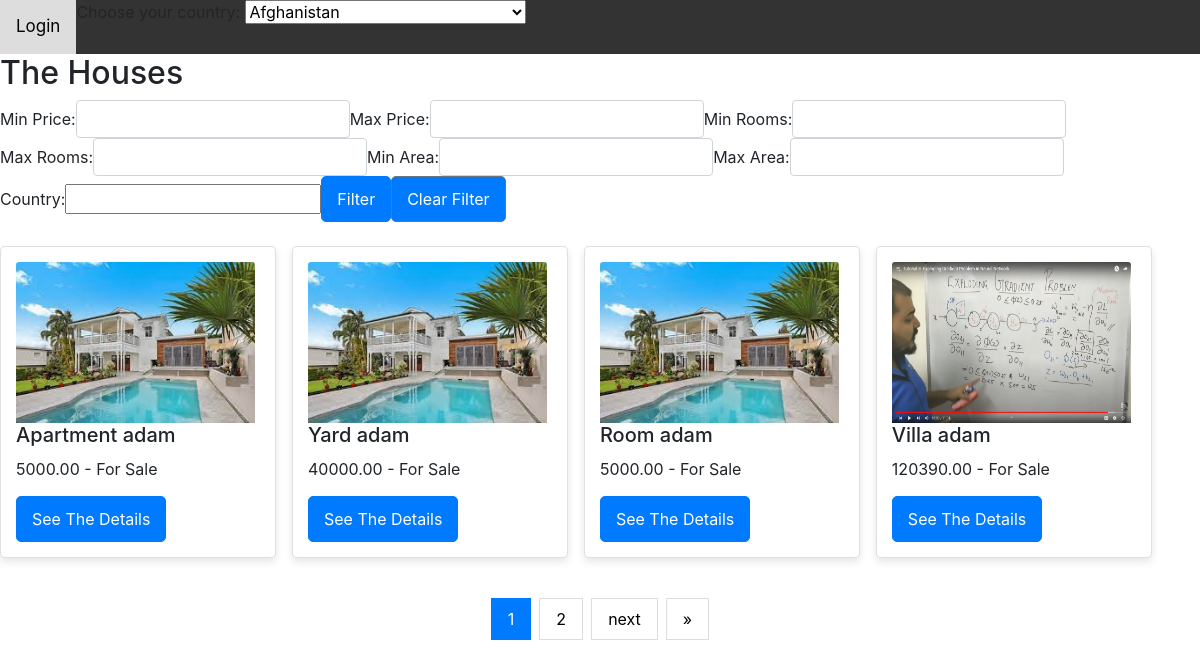
The page / on the database its author committed.
### myapp/models.py (models this page shows, shortened)
class House(models.Model):
    owner = models.ForeignKey(User, on_delete=models.CASCADE)
    country=models.CharField(default='Afghanistan', max_length=255, choices=[ ('AF', 'Afghanistan'),
        ('AL', 'Albania'),
        ('DZ', 'Algeria'),
        ('AS', 'American Samoa'),
        ('AD', 'Andorra'),
        ('AO', 'Angola'),
        ('AI', 'Anguilla'),
        ('AG', 'Antigua and Barbuda'),
        ('AR', 'Argentina'),
        ('AM', 'Armenia'),
        ('AW', 'Aruba'),
        ('AU', 'Australia'),
        ('AT', 'Austria'),
        ('AZ', 'Azerbaijan'),
        ('BS', 'Bahamas'),
        ('BH', 'Bahrain'),
        ('BD', 'Bangladesh'),
        ('BB', 'Barbados'),
        ('BY', 'Belarus'),
        ('BE', 'Belgium'),
        ('BZ', 'Belize'),
        ('BJ', 'Benin'),
        ('BM', 'Bermuda'),
        ('BT', 'Bhutan'),
        ('BO', 'Bolivia'),
        ('BA', 'Bosnia and Herzegovina'),
        ('BW', 'Botswana'),
        ('BR', 'Brazil'),
        ('BN', 'Brunei Darussalam'),
        ('BG', 'Bulgaria'),
        ('BF', 'Burkina Faso'),
        ('BI', 'Burundi'),
        ('KH', 'Cambodia'),
        ('CM', 'Cameroon'),
        ('CA', 'Canada'),
        ('CV', 'Cape Verde'),
        ('KY', 'Cayman Islands'),
        ('CF', 'Central African Republic'),
        ('TD', 'Chad'),
        ('CL', 'Chile'),
        ('CN', 'China'),
        ('CO', 'Colombia'),
        ('KM', 'Comoros'),
        ('CG', 'Congo'),
        ('CD', 'Congo, Democratic Republic'),
        ('CR', 'Costa Rica'),
        ('CI', "Cote d'Ivoire"),
        ('HR', 'Croatia'),
        ('CU', 'Cuba'),
        ('CY', 'Cyprus'),
        ('CZ', 'Czech Republic'),
        ('DK', 'Denmark'),
        ('DJ', 'Djibouti'),
        ('DM', 'Dominica'),
        ('DO', 'Dominican Republic'),
        ('EC', 'Ecuador'),
        ('EG', 'Egypt'),
        ('SV', 'El Salvador'),
        ('GQ', 'Equatorial Guinea'),
        ('ER', 'Eritrea'),
        ('EE', 'Estonia'),
        ('ET', 'Ethiopia'),
        ('FJ', 'Fiji'),
        ('FI', 'Finland'),
        ('FR', 'France'),
        ('GA', 'Gabon'),
        ('GM', 'Gambia'),
        ('GE', 'Georgia'),
        ('DE', 'Germany'),
        ('GH', 'Ghana'),
        ('GR', 'Greece'),
        ('GD', 'Grenada'),
        ('GU', 'Guam'),
        ('GT', 'Guatemala'),
        ('GN', 'Guinea'),
        ('GW', 'Guinea-Bissau'),
        ('GY', 'Guyana'),
        ('HT', 'Haiti'),
        ('HN', 'Honduras'),
        ('HU', 'Hungary'),
        ('IS', 'Iceland'),
        ('IN', 'India'),
        ('ID', 'Indonesia'),
        ('IR', 'Iran'),
        ('IQ', 'Iraq'),
        ('IE', 'Ireland'),
        ('IL', 'Israel'),
        ('IT', 'Italy'),
        ('JM', 'Jamaica'),
        ('JP', 'Japan'),
        ('JO', 'Jordan'),
        ('KZ', 'Kazakhstan'),
        ('KE', 'Kenya'),
        ('KI', 'Kiribati'),
        ('KW', 'Kuwait'),
        ('KG', 'Kyrgyzstan'),
        ('LA', 'Lao People\'s Democratic Republic'),
        ('LV', 'Latvia'),
        ('LB', 'Lebanon'),
        ('LS', 'Lesotho'),
        ('LR', 'Liberia'),
        ('LY', 'Libya'),
        ('LI', 'Liechtenstein'),
        ('LT', 'Lithuania'),
        ('LU', 'Luxembourg'),
        ('MG', 'Madagascar'),
        ('MW', 'Malawi'),
        ('MY', 'Malaysia'),
        ('MV', 'Maldives'),
        ('ML', 'Mali'),
        ('MT', 'Malta'),
        ('MH', 'Marshall Islands'),
        ('MR', 'Mauritania'),
        ('MU', 'Mauritius'),
        ('MX', 'Mexico'),
        ('FM', 'Micronesia'),
        ('MD', 'Moldova'),
        ('MC', 'Monaco'),
        ('MN', 'Mongolia'),
        ('ME', 'Montenegro'),
        ('MA', 'Morocco'),
        ('MZ', 'Mozambique'),
        ('MM', 'Myanmar'),
        ('NA', 'Namibia'),
        ('NR', 'Nauru'),
        ('NP', 'Nepal'),
        ('NL', 'Netherlands'),
        ('NZ', 'New Zealand'),
        ('NI', 'Nicaragua'),
        ('NE', 'Niger'),
        ('NG', 'Nigeria'),
        ('KP', 'North Korea'),
        ('MK', 'North Macedonia'),
        ('NO', 'Norway'),
        ('OM', 'Oman'),
        ('PK', 'Pakistan'),
        ('PW', 'Palau'),
        ('PS', 'Palestine'),
        ('PA', 'Panama'),
        ('PG', 'Papua New Guinea'),
        ('PY', 'Paraguay'),
        ('PE', 'Peru'),
        ('PH', 'Philippines'),
        ('PL', 'Poland'),
        ('PT', 'Portugal'),
        ('PR', 'Puerto Rico'),
        ('QA', 'Qatar'),
        ('RO', 'Romania'),
        ('RU', 'Russia'),
        ('RW', 'Rwanda'),
        ('KN', 'Saint Kitts and Nevis'),
        ('LC', 'Saint Lucia'),
        ('VC', 'Saint Vincent and the Grenadines'),
        ('WS', 'Samoa'),
        ('SM', 'San Marino'),
        ('ST', 'Sao Tome and Principe'),
        ('SA', 'Saudi Arabia'),
        ('SN', 'Senegal'),
        ('RS', 'Serbia'),
        ('SC', 'Seychelles'),
        ('SL', 'Sierra Leone'),
        ('SG', 'Singapore'),
        ('SK', 'Slovakia'),
        ('SI', 'Slovenia'),
        ('SB', 'Solomon Islands'),
        ('SO', 'Somalia'),
        ('ZA', 'South Africa'),
        ('KR', 'South Korea'),
        ('SS', 'South Sudan'),
        ('ES', 'Spain'),
        ('LK', 'Sri Lanka'),
        ('SD', 'Sudan'),
        ('SR', 'Suriname'),
        ('SZ', 'Swaziland'),
        ('SE', 'Sweden'),
        ('CH', 'Switzerland'),
        ('SY', 'Syria'),
        ('TW', 'Taiwan'),
        ('TJ', 'Tajikistan'),
        ('TZ', 'Tanzania'),
        ('TH', 'Thailand'),
        ('TL', 'Timor-Leste'),
        ('TG', 'Togo'),
        ('TO', 'Tonga'),
        ('TT', 'Trinidad and Tobago'),
        ('TN', 'Tunisia'),
        ('TR', 'Turkey'),
        ('TM', 'Turkmenistan'),
        ('TV', 'Tuvalu'),
        ('UG', 'Uganda'),
        ('UA', 'Ukraine'),
        ('AE', 'United Arab Emirates'),
        ('GB', 'United Kingdom'),
        ('US', 'United States'),
        ('UY', 'Uruguay'),
        ('UZ', 'Uzbekistan'),
        ('VU', 'Vanuatu'),
        ('VA', 'Vatican City'),
        ('VE', 'Venezuela'),
        ('VN', 'Vietnam'),
        ('YE', 'Yemen'),
        ('ZM', 'Zambia'),
        ('ZW', 'Zimbabwe'),])
    title = models.CharField(max_length=255)
    description = models.TextField()
    address = models.CharField(max_length=255)
    price = models.DecimalField(max_digits=10, decimal_places=2)
    status = models.CharField(max_length=50, choices=[
        ('for_sale', 'For Sale'),
        ('for_rent', 'For Rent'),
        ('sold', 'Sold')
    ],default='for_rent')
    date_posted = models.DateTimeField(auto_now_add=True)
    area = models.FloatField(null=True)
    rooms_count = models.IntegerField(null=True)
    bathrooms_count = models.IntegerField(null=True)
    bedrooms_count = models.IntegerField(null=True)
    year_built = models.IntegerField(null=True)
    property_type = models.CharField(max_length=50, choices=[
        ('apartment', 'Apartment'),
        ('house', 'House'),
        ('villa', 'Villa'),
        ('commercial', 'Commercial')
    ],default='apartment')
    parking_spaces = models.IntegerField(null=True, blank=True)
    furnishing_status = models.CharField(max_length=50, choices=[
        ('furnished', 'Furnished'),
        ('unfurnished', 'Unfurnished'),
        ('semi_furnished', 'Semi-Furnished')
    ],default='furnished')
    balcony = models.BooleanField(default=False,null=True)
    garden = models.BooleanField(default=False,null=True)
    pool = models.BooleanField(default=False,null=True)
    heating_type = models.CharField(max_length=50, choices=[
        ('central', 'Central Heating'),
        ('electric', 'Electric Heating'),
        ('none', 'No Heating')
    ],default='central')
    cooling_type = models.CharField(max_length=50, choices=[
        ('central', 'Central Air'),
        ('window', 'Window Units'),
        ('none', 'No Cooling')
    ],default='central')
    pet_policy = models.CharField(max_length=50, choices=[
        ('allowed', 'Pets Allowed'),
        ('not_allowed', 'No Pets Allowed')
    ],default='allowed')
    is_for_sale=models.BooleanField(default=True)
    floors=models.IntegerField(null=True, blank=True)
    security_features = models.CharField(max_length=255, null=True, blank=True)
    nearby_amenities = models.CharField(max_length=255, null=True, blank=True)
    contact_phone = models.CharField(max_length=15,null=True)
    contact_email = models.EmailField(null=True)
    published = models.BooleanField(default=False)
    default_pic = models.ImageField(upload_to='property_images/', default='property_images/defhouse.jpg')
    pics = models.ImageField('HouseImage',  null=True)
    def get_image_url(self):
        if self.pics:
            return self.pics.url
        return 'property_images/default.jpg'  # or a default image path

### myapp/views.py (the view)
# urls.py: path('', house_list, name='home'),
def house_list(request):
    house_list = House.objects.all()
    filter_form = HouseFilterForm(request.GET)
    if filter_form.is_valid():
        min_price = filter_form.cleaned_data.get('min_price')
        max_price = filter_form.cleaned_data.get('max_price')
        property_type = filter_form.cleaned_data.get('property_type')
        status = filter_form.cleaned_data.get('status')
        min_rooms = filter_form.cleaned_data.get('min_rooms')
        max_rooms = filter_form.cleaned_data.get('max_rooms')
        min_area = filter_form.cleaned_data.get('min_area')
        max_area = filter_form.cleaned_data.get('max_area')
        country=filter_form.cleaned_data.get('country')
        if min_price:
            house_list = house_list.filter(price__gte=min_price)
        if max_price:
            house_list = house_list.filter(price__lte=max_price)
        if property_type:
            house_list = house_list.filter(property_type=property_type)
        if status:
            house_list = house_list.filter(status=status)
        if country:
            house_list = house_list.filter(country=country)
        if min_rooms:
            house_list = house_list.filter(rooms_count__gte=min_rooms)
        if max_rooms:
            house_list = house_list.filter(rooms_count__lte=max_rooms)
        if min_area:
            house_list = house_list.filter(area__gte=min_area)
        if max_area:
            house_list = house_list.filter(area__lte=max_area)
    paginator = Paginator(house_list, 4)  # Paginate by 4 houses per page
    page_number = request.GET.get('page')
    houses = paginator.get_page(page_number)
    return render(request, 'house_list.html', {'houses': houses, 'filter_form': filter_form})

### myapp/forms.py
class HouseFilterForm(forms.Form):
    min_price = forms.DecimalField(required=False, max_digits=10, decimal_places=2, label='Min Price')
    max_price = forms.DecimalField(required=False, max_digits=10, decimal_places=2, label='Max Price')
    property_type = forms.ChoiceField(required=False, choices=[('', 'Any')] )
    status = forms.ChoiceField(required=False, choices=[('', 'Any')] )
    min_rooms = forms.IntegerField(required=False, label='Min Rooms')
    max_rooms = forms.IntegerField(required=False, label='Max Rooms')
    min_area = forms.FloatField(required=False, label='Min Area')
    max_area = forms.FloatField(required=False, label='Max Area')
    country = forms.CharField(max_length=255, required=False)

### myapp/templates/house_list.html (shortened to what this page needs)
{% extends "base_generic.html" %}
{% block content %}
  <h2>The Houses</h2>
  <form method="GET" class="form-inline mb-4">
    <div class="form-group">
      <label for="min_price">Min Price:</label>
      <input type="number" step="500" class="form-control" name="min_price" id="min_price" value="{{ filter_form.min_price.value }}">
    </div>
    <div class="form-group">
      <label for="max_price">Max Price:</label>
      <input type="number" step="500" class="form-control" name="max_price" id="max_price" value="{{ filter_form.max_price.value }}">
    </div>
    <div class="form-group">
      <label for="min_rooms">Min Rooms:</label>
      <input type="number" class="form-control" name="min_rooms" id="min_rooms" value="{{ filter_form.min_rooms.value }}">
    </div>
    <div class="form-group">
      <label for="max_rooms">Max Rooms:</label>
      <input type="number" class="form-control" name="max_rooms" id="max_rooms" value="{{ filter_form.max_rooms.value }}">
    </div>
    <div class="form-group">
      <label for="min_area">Min Area:</label>
      <input type="number" step="0.01" class="form-control" name="min_area" id="min_area" value="{{ filter_form.min_area.value }}">
    </div>
    <div class="form-group">
      <label for="max_area">Max Area:</label>
      <input type="number" step="0.01" class="form-control" name="max_area" id="max_area" value="{{ filter_form.max_area.value }}">
    </div>
    <div class="form-group">
      <label for="countries">Country:</label>
      <input type="text" name="countries" id="countries" value="">
    </div>
    <button type="submit" class="btn btn-primary">Filter</button>
    <a href="{% url 'house_list' %}" class="btn btn-secondary">Clear Filter</a>
  </form>
  <div class="card-container">
    {% for house in houses %}
      <div class="card" >
        <div class="card-body">
          <img src="{{ house.get_image_url }}" alt="{{ house.title }}" class="card-img-top">
          <h5 class="card-title">{{ house.title }} {{house.owner.username}}</h5>
          <p class="card-text">{{ house.price }} - {% if house.is_for_sale %}For Sale{% else %}For Rent{% endif %}</p>
          <a href="/house/{{ house.id }}" class="btn btn-primary">See The Details</a>
        </div>
      </div>
    {% endfor %}
  </div>
  <div class="center">
    <div class="pagination">
      {% for num in houses.paginator.page_range %}
        {% if houses.number == num %}
          <a href="?page={{ num }}{% for key, value in request.GET.items %}{% if key != 'page' %}&{{ key }}={{ value }}{% endif %}{% endfor %}" class="active">{{ num }}</a>
        {% else %}
          <a href="?page={{ num }}{% for key, value in request.GET.items %}{% if key != 'page' %}&{{ key }}={{ value }}{% endif %}{% endfor %}">{{ num }}</a>
        {% endif %}
      {% endfor %}
      {% if houses.has_next %}
        <a href="?page={{ houses.next_page_number }}{% for key, value in request.GET.items %}{% if key != 'page' %}&{{ key }}={{ value }}{% endif %}{% endfor %}">next</a>
        <a href="?page={{ houses.paginator.num_pages }}{% for key, value in request.GET.items %}{% if key != 'page' %}&{{ key }}={{ value }}{% endif %}{% endfor %}">&raquo;</a>
      {% endif %}
    </div>
  </div>
{% endblock %}

### myapp/templates/base_generic.html (style rules this page uses)
.card-container { display: flex; flex-wrap: wrap; justify-content: left; }
.card { width: 100%; margin-bottom: 20px; box-shadow: 0 4px 8px rgba(0, 0, 0, 0.1); border-radius: 5px; overflow: hidden; }
.card img { width: 100%; height: auto; }
.card-body { padding: 15px; }
.card-title { font-size: 1.25em; margin-bottom: 10px; }
.card-text { font-size: 1em; margin-bottom: 15px; }
.btn { display: inline-block; padding: 10px 15px; color: #fff; background-color: #007bff; border-radius: 5px; text-decoration: none; }
@media (min-width: 1200px) { .card { width: 23%; margin-right: 1.33%; } }
@media (min-width: 1200px) { .card:nth-child(4n) { margin-right: 0; } }
.card-body img { width: 98%; height: 161px }
.center { text-align: center; margin-top: 20px; }
.pagination { display: inline-block; }
.pagination a { color: black; float: left; padding: 8px 16px; text-decoration: none; transition: background-color .3s; border: 1px solid #ddd; margin: 0 4px; }
.pagination a.active { background-color: #007bff; color: white; border: 1px solid #007bff; }

### rows shown on the page
House: get_image_url (picture), title "Apartment", owner.username "adam", price "5000.00", is_for_sale "For Sale"
House: get_image_url (picture), title "Yard", owner.username "adam", price "40000.00", is_for_sale "For Sale"
House: get_image_url (picture), title "Room", owner.username "adam", price "5000.00", is_for_sale "For Sale"
House: get_image_url (picture), title "Villa", owner.username "adam", price "120390.00", is_for_sale "For Sale"

### other values the page prints
{{ num }} "1"
{{ num }} "2"
